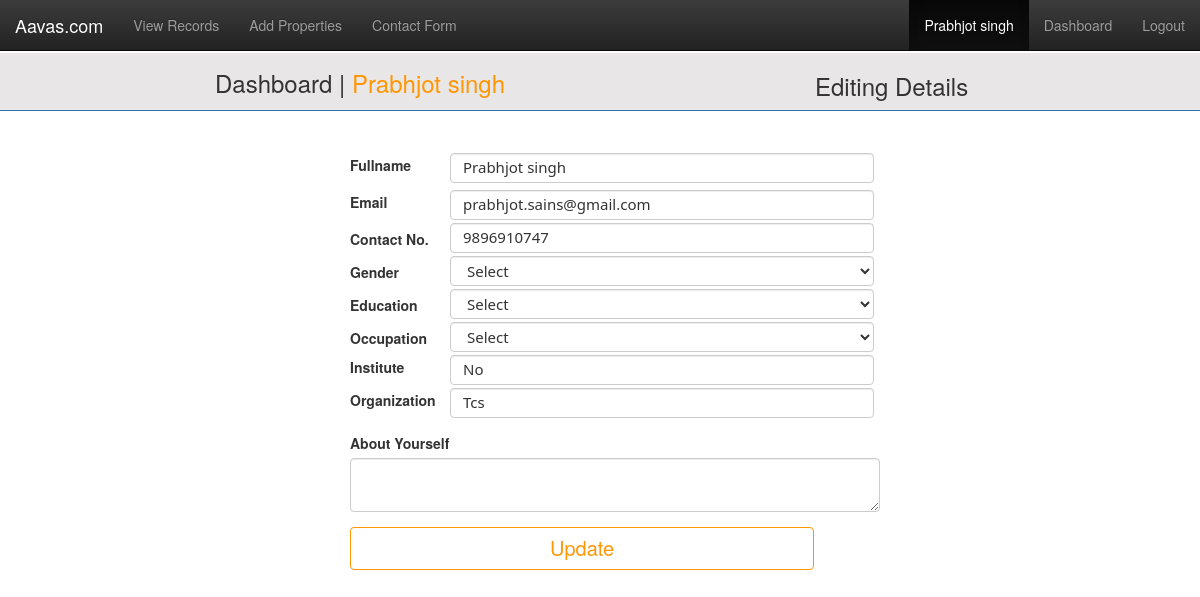
The app's page /Admin/update_records.php?id=2 (signed in) with its own data.
### tables this page shows
CREATE TABLE `usersignup` (
  `id` int(11) NOT NULL,
  `fullname` varchar(20) NOT NULL,
  `email` varchar(50) NOT NULL,
  `password` varchar(20) NOT NULL,
  `contactnumber` varchar(10) NOT NULL,
  `gender` varchar(10) NOT NULL,
  `education` varchar(50) NOT NULL,
  `occupation` varchar(50) NOT NULL,
  `institute` varchar(50) NOT NULL,
  `organization` varchar(50) NOT NULL,
  `yourself` varchar(50) NOT NULL,
  `profilepic` varchar(100) NOT NULL,
  `status` int(2) NOT NULL
);

### Admin/function.php (called while the page is built, shortened)
<?php
function getData()
{
	include "db_con.php";
	$a=array();
	$q="select * from usersignup where id=".$_REQUEST['id'];
	$r=mysqli_query($con,$q);
	$row=mysqli_fetch_array($r);
		  array_push($a,$row);
	  return $a;
}
?>

### Admin/update_records.php (the view, shortened to what this page needs)
</html>
<?php
IF(ISSET($_SESSION['fullname'])){
?>
<?php
	include "function.php";
		$r=getData();
		foreach($r as $tuple){
?>
<head>
    <link rel="stylesheet" href="assets/bootstrap/css/bootstrap.min.css">
    <link rel="stylesheet" href="assets/fonts/font-awesome.min.css">
    <link rel="stylesheet" href="assets/fonts/material-icons.css">
    <link rel="stylesheet" href="assets/css/styles.css">
    <link rel="stylesheet" href="assets/css/Pretty-Footer.css">
</head>
<body>
<nav class="navbar navbar-inverse navbar-fixed-top">
        <div class="container-fluid">
            <div class="navbar-header"><a class="navbar-brand navbar-link">Aavas.com </a>
            </div>
            <div class="collapse navbar-collapse" id="navcol-1">
                <ul class="nav navbar-nav">
                    <li role="presentation"><a href="view.php">View Records</a></li>
                    <li role="presentation"><a href="addproperties.php">Add Properties</a></li>
                    <li role="presentation"><a href="usercontactform.php">Contact Form</a></li>
                </ul>
                <ul class="nav navbar-nav navbar-right">
                    <li class="active" role="presentation"><a href="#"><?=$_SESSION['fullname'];?> </a></li>
                    <li role="presentation"><a>Dashboard </a></li>
                    <li role="presentation"><a href="logout.php?destroy">Logout </a></li>
                </ul>
            </div>
        </div>
    </nav>
<div class="row dash">
        <div class="col-md-12 dash">
            <div class="col-sm-2"></div>
            <div class="col-sm-4 dashboard"><span class="dashboard">Dashboard | </span><span class="username"><?php echo $tuple[1];?> </span></div>
            <div class="col-sm-2"></div>
            <div class="col-sm-2 edit">
                <h3> <a class="edit">Editing Details</a></h3></div>
        </div>
    </div>
	<hr class="rowdivider1">
	<div class="col-md-12">
			<div class="col-sm-4"></div>
		<div class="col-sm-4 myprofile">
                <div class="row profile">
                     <form class="bootstrap-form-with-validation" method="POST">
								<div class="form-group edit">
                                    <label class="control-label email" for="contact">Fullname</label>
                                    <input class="form-control" type="text" name="fullname" id="fullname" value="<?php echo $tuple[1];?>">
                                </div>
								<div class="form-group edit">
                                    <label class="control-label email" for="contact">Email</label>
                                    <input class="form-control" type="text" name="email" value="<?php echo $tuple[2];?>" id="email">
                                </div>
                                <div class="form-group edit">
                                    <label class="control-label email" for="contact">Contact No.</label>
                                    <input class="form-control" type="text" name="contactnumber" value="<?php echo $tuple[4];?>" id="contactnumber">
                                </div>
                                <div class="form-group edit">
                                    <label class="control-label email" for="gender" id="gender">Gender </label>
                                    <select class="form-control gender" name="gender" id="gender" value="<?php echo $tuple[5];?>">
                                        <option value="-" >Select</option>
                                    </select>
                                </div>
                                <div class="form-group edit">
                                    <label class="control-label email" for="education">Education </label>
                                    <select class="form-control education" name="education" id="education" value="<?php echo $tuple[6];?>">
                                        <option value="-">Select</option>
                                    </select>
                                </div>
                                <div class="form-group edit">
                                    <label class="control-label email" for="occupation">Occupation </label>
                                    <select class="form-control occupation" name="occupation" id="occupation" value="<?php echo $tuple[7];?>">
                                        <option value="-">Select</option>
                                    </select>
                                </div>
                                <div class="form-group edit">
                                    <label class="control-label" for="institute">Institute </label>
                                    <input class="form-control" type="text" name="institute"  id="institute" value="<?php echo $tuple[8];?>">
                                </div>
                                <div class="form-group edit">
                                    <label class="control-label" for="organization">Organization</label>
                                    <input class="form-control" type="text" name="organization"  id="organization" value="<?php echo $tuple[9];?>">
                                </div>
                                <div class="form-group">
                                    <label class="control-label" for="yourself">About Yourself</label>
                                    <textarea class="form-control" name="yourself"  id="yourself" type="text" value="<?php echo $tuple[10];?>"></textarea>
                                </div>
								<button type="submit" name="update" class="updatebutton" >Update</button>
							</form>
            </div>
            <div class="col-sm-4"></div>
			</div>
		<?php } ?>
</body>
</html>
<?php
}
else{
	echo "<script language=\"javascript\">document.location.href='index.php';</script>";
}
?>

### Admin/assets/css/styles.css (style rules this page uses)
input#email.form-control { margin-top:26px; height:40px; font-family:serif; font-size:20px; }
div.row.profile { margin-left:-90px; margin-top:10px; }
form.bootstrap-form-with-validation { background:#fff; width:570px; padding:20px; }
div.form-group.edit { margin-top:-10px; }
.form-group { margin-bottom: 15px; }
label.control-label.email { margin-top:4px; }
input#contactnumber.form-control { margin-left:100px; margin-top:-31px; height:30px; font-family:MyriadProR,"Segoe UI"; font-size:15px; padding-top:3px; color:#333; width:80% !important; }
select.form-control.gender { margin-left:100px; margin-top:-31px; height:30px; font-family:MyriadProR,"Segoe UI"; font-size:15px; padding-top:3px; color:#333; width:80% !important; }
select.form-control.gender { font-family: MyriadProR,"Segoe UI"; font-size: 15px; color: #333; }
select.form-control.education { margin-left:100px; margin-top:-31px; height:30px; font-family:MyriadProR,"Segoe UI"; font-size:15px; padding-top:3px; color:#333; width:80% !important; }
select.form-control.occupation { margin-left:100px; margin-top:-31px; height:30px; font-family:MyriadProR,"Segoe UI"; font-size:15px; padding-top:3px; color:#333; width:80% !important; }
input#institute.form-control { margin-left:100px; margin-top:-27px; height:30px; font-family:MyriadProR,"Segoe UI"; font-size:15px; padding-top:3px; color:#333; width:80% !important; }
input#organization.form-control { margin-left:100px; margin-top:-27px; height:30px; font-family:MyriadProR,"Segoe UI"; font-size:15px; padding-top:3px; color:#333; width:80% !important; }
input#email.form-control { margin-left:100px; margin-top:-27px; height:30px; font-family:MyriadProR,"Segoe UI"; font-size:15px; padding-top:3px; color:#333; width:80% !important; }
input#fullname.form-control { margin-left:100px; margin-top:-27px; height:30px; font-family:MyriadProR,"Segoe UI"; font-size:15px; padding-top:3px; color:#333; width:80% !important; }
button.updatebutton { position:absolute; right:0; left:-55px; border:1px solid rgb(255, 151, 5); margin:0 auto; text-align:center; padding:6px; font-size:20px; width:119%; color:rgb(255, 151, 5); background-color:#fff; border-radius:4px; }
div.row.dash { margin-top:53px; background-color:#e8e6e6; }
div.col-sm-4.dashboard { margin-top:13px; }
span.dashboard { font-size: 24px; }
span.username { font-size: 24px; color: rgb(255, 151, 5); }
.h3, h3 { font-size: 24px; }
a.edit { color: #333; }
a { color: #337ab7; text-decoration: none; }
a { background-color: transparent; }
hr.rowdivider1 { background-color: rgb(45,109,165); height: 1px; margin-top: 0px; }

### records on screen
usersignup: fullname "Prabhjot singh", email "prabhjot.sains@gmail.com", contactnumber "9896910747", gender "Select", education "Select", occupation "Select", institute "No", organization "Tcs"
